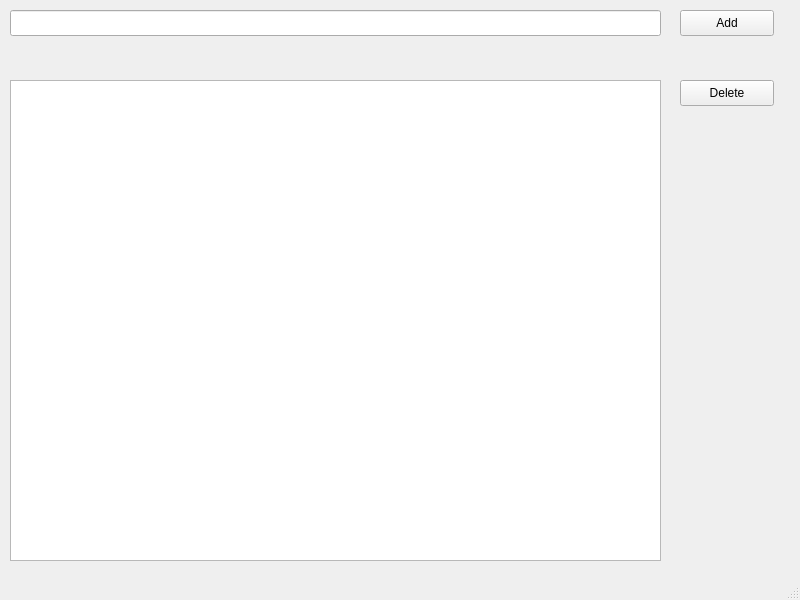
<?xml version="1.0" encoding="UTF-8"?>
<ui version="4.0">
 <class>MainWindow</class>
 <widget class="QMainWindow" name="MainWindow">
  <property name="geometry">
   <rect>
    <x>0</x>
    <y>0</y>
    <width>800</width>
    <height>600</height>
   </rect>
  </property>
  <property name="sizePolicy">
   <sizepolicy hsizetype="Fixed" vsizetype="Fixed">
    <horstretch>0</horstretch>
    <verstretch>0</verstretch>
   </sizepolicy>
  </property>
  <property name="minimumSize">
   <size>
    <width>800</width>
    <height>600</height>
   </size>
  </property>
  <property name="maximumSize">
   <size>
    <width>800</width>
    <height>600</height>
   </size>
  </property>
  <property name="windowTitle">
   <string>MainWindow</string>
  </property>
  <widget class="QWidget" name="centralwidget">
   <widget class="QLineEdit" name="lineEdit">
    <property name="geometry">
     <rect>
      <x>10</x>
      <y>10</y>
      <width>651</width>
      <height>26</height>
     </rect>
    </property>
   </widget>
   <widget class="QPushButton" name="pushButton">
    <property name="geometry">
     <rect>
      <x>680</x>
      <y>10</y>
      <width>94</width>
      <height>26</height>
     </rect>
    </property>
    <property name="text">
     <string>Add</string>
    </property>
   </widget>
   <widget class="QListWidget" name="listWidget">
    <property name="geometry">
     <rect>
      <x>10</x>
      <y>80</y>
      <width>651</width>
      <height>481</height>
     </rect>
    </property>
   </widget>
   <widget class="QPushButton" name="pushButton_2">
    <property name="geometry">
     <rect>
      <x>680</x>
      <y>80</y>
      <width>94</width>
      <height>26</height>
     </rect>
    </property>
    <property name="text">
     <string>Delete</string>
    </property>
   </widget>
  </widget>
  <widget class="QMenuBar" name="menubar">
   <property name="geometry">
    <rect>
     <x>0</x>
     <y>0</y>
     <width>800</width>
     <height>23</height>
    </rect>
   </property>
  </widget>
  <widget class="QStatusBar" name="statusbar"/>
 </widget>
 <resources/>
 <connections/>
</ui>
